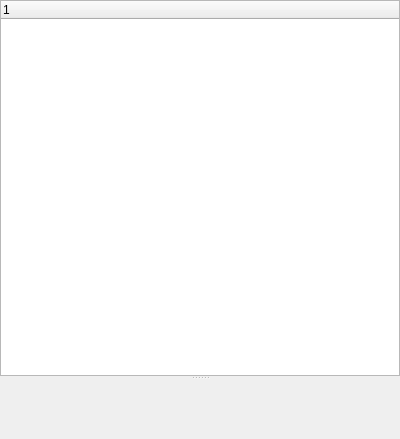
<?xml version="1.0" encoding="UTF-8"?>
<ui version="4.0">
 <class>ContractWidgetUB</class>
 <widget class="QWidget" name="ContractWidgetUB">
  <property name="geometry">
   <rect>
    <x>0</x>
    <y>0</y>
    <width>400</width>
    <height>439</height>
   </rect>
  </property>
  <property name="windowTitle">
   <string>Form</string>
  </property>
  <layout class="QVBoxLayout" name="verticalLayout">
   <property name="spacing">
    <number>0</number>
   </property>
   <property name="leftMargin">
    <number>0</number>
   </property>
   <property name="topMargin">
    <number>0</number>
   </property>
   <property name="rightMargin">
    <number>0</number>
   </property>
   <property name="bottomMargin">
    <number>0</number>
   </property>
   <item>
    <widget class="QSplitter" name="splitter">
     <property name="orientation">
      <enum>Qt::Vertical</enum>
     </property>
     <widget class="QTreeWidget" name="treeWidget">
      <column>
       <property name="text">
        <string notr="true">1</string>
       </property>
      </column>
     </widget>
     <widget class="FunctionWidgetUB" name="functionWidget" native="true"/>
    </widget>
   </item>
  </layout>
 </widget>
 <customwidgets>
  <customwidget>
   <class>FunctionWidgetUB</class>
   <extends>QWidget</extends>
   <header>contractwidgetB/functionwidgetub.h</header>
   <container>1</container>
  </customwidget>
 </customwidgets>
 <resources/>
 <connections/>
</ui>
